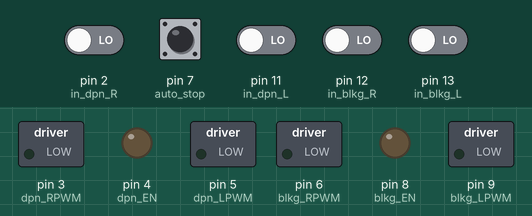
Bench run of a sketch on a simulated Arduino Uno, built with avr-gcc and run on an emulated ATmega328P. Parts: switched loads named in the sketch (green lamp = pin HIGH), output pins drawn as LEDs (lit = HIGH). Inputs (shaded band) come from the test bench; at power-on: pin 2 (in_dpn_R), pin 7 (auto_stop), pin 11 (in_dpn_L), pin 12 (in_blkg_R), pin 13 (in_blkg_L) LOW.

Above: at 2.2 s.
2.3 s: pin 2 (in_dpn_R) driven HIGH
At 3.4 s:
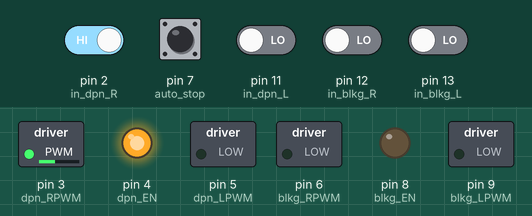
3.8 s: pin 11 (in_dpn_L) driven HIGH
At 4.8 s:
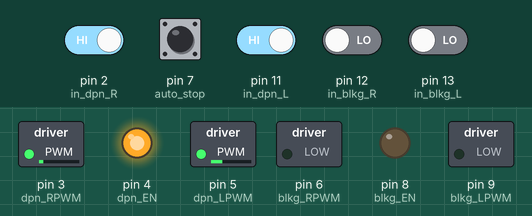
5.3 s: pin 12 (in_blkg_R) driven HIGH
At 5.7 s:
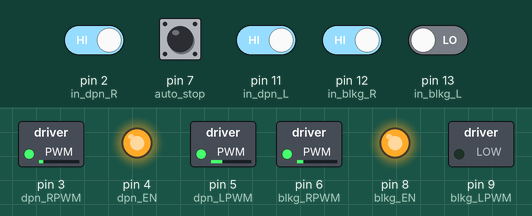
6.8 s: pin 7 (auto_stop) pulled HIGH for 0.15 s
At 6.97 s:
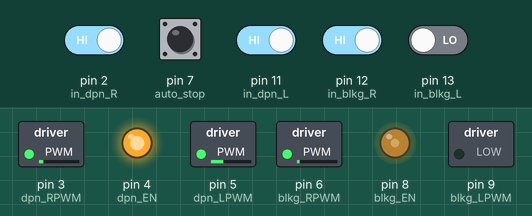
8.5 s: pin 13 (in_blkg_L) driven HIGH
At 8.9 s:
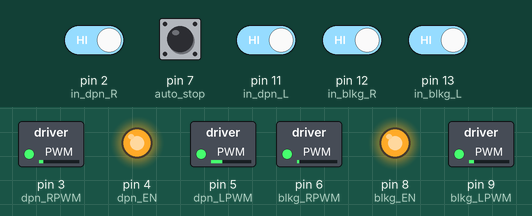
10.0 s: pin 7 (auto_stop) pulled HIGH for 1 s
At 10.8 s:
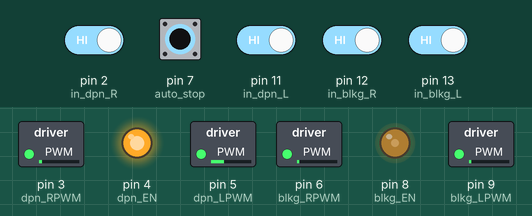
Timing chart, 0 to 13.0 s (numbered marks = the images above; inputs shaded):
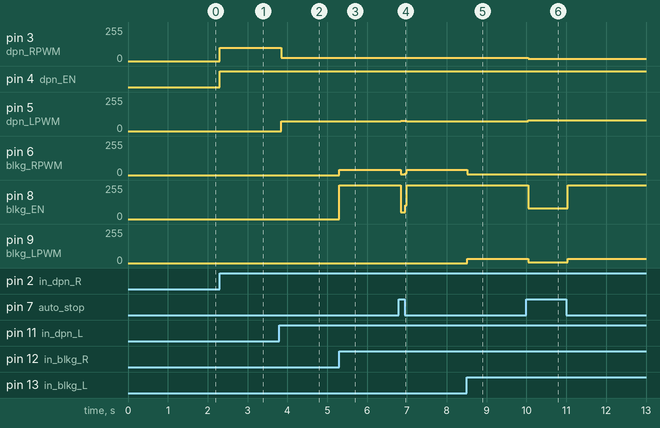

Measured:
- after the input at 2.3 s, pin 3 (dpn_RPWM): 0/255 → 100/255 at once; pin 4 (dpn_EN): LOW → HIGH at once
- after the input at 3.8 s, pin 3 (dpn_RPWM): 100/255 → 26/255 at once; pin 5 (dpn_LPWM): 0/255 → 72/255 at once
- after the input at 5.3 s, pin 6 (blkg_RPWM): 0/255 → 40/255 at once; pin 8 (blkg_EN): 0/255 → 255/255 at once
- after the input at 6.8 s, pin 5 (dpn_LPWM): 72/255 → 78/255 at once, → 72/255 0.16 s later; pin 6 (blkg_RPWM): 40/255 → 7/255 at once, → 40/255 0.12 s later; pin 8 (blkg_EN): 255/255 → 50/255 at once, → 255/255 0.12 s later
- after the input at 8.5 s, pin 6 (blkg_RPWM): 40/255 → 7/255 at once; pin 9 (blkg_LPWM): 0/255 → 31/255 at once
- after the input at 10.0 s, pin 3 (dpn_RPWM): 26/255 → 18/255 at once; pin 5 (dpn_LPWM): 72/255 → 82/255 at once; pin 8 (blkg_EN): 255/255 → 82/255 at once, → 255/255 1.0 s later; pin 9 (blkg_LPWM): 31/255 → 6/255 at once, → 31/255 1.0 s later

The sketch:

motor_kontrol.ino
```cpp
//PWM = 3, 5, 6, 9, 10, 11 ; 5&6
//Non-PWM = 0, 1, 2, 4, 7, 8, 12, 13

//R_EN and L_EN using the same pin

//pin D7 use for receiving signal from us_modul to
//stopping motor automatically
#define auto_stop 7

//Motor Depan
#define dpn_RPWM 3
#define dpn_EN 4
#define dpn_LPWM 5

//Motor Belakang
#define blkg_RPWM 6
#define blkg_EN 8
#define blkg_LPWM 9

//Input Raspi
#define in_dpn_R 2
#define in_dpn_L 11

#define in_blkg_R 12
#define in_blkg_L 13

int i;

void setup() {
  Serial.begin(9600);

  //Setting Mode Pin
  pinMode(dpn_RPWM, OUTPUT);
  pinMode(dpn_EN, OUTPUT);
  pinMode(dpn_LPWM, OUTPUT);

  pinMode(blkg_RPWM, OUTPUT);
  pinMode(blkg_EN, OUTPUT);
  pinMode(blkg_LPWM, OUTPUT);

  pinMode(in_dpn_R, INPUT);
  pinMode(in_dpn_L, INPUT);

  pinMode(in_blkg_R, INPUT);
  pinMode(in_blkg_L, INPUT);

  //Setting awal pin LOW
  digitalWrite(dpn_EN, LOW);
  analogWrite(dpn_RPWM, 0);
  analogWrite(dpn_LPWM,0);

  digitalWrite(blkg_EN, LOW);
  analogWrite(blkg_RPWM, 0);
  analogWrite(blkg_LPWM, 0);

  delay(1000);
}

void loop() {
  int status_kanan = digitalRead(in_dpn_R);
  int status_kiri = digitalRead(in_dpn_L);
  int status_maju = digitalRead(in_blkg_R);
  int status_mundur = digitalRead(in_blkg_L);
  int status_auto_stop = digitalRead(auto_stop);

  if(status_kanan == HIGH){
    kanan();
  }

  if(status_kiri == HIGH){
    kiri();
  }

  if(status_kanan == LOW && status_kiri == LOW){
    dpn_diam();
  }

  if(status_maju == HIGH){
    maju();
  }

  if(status_mundur == HIGH){
    mundur();
  }

  if(status_maju == LOW && status_mundur == LOW){
    blkg_diam();
  }

  if(status_auto_stop == HIGH){
    blkg_diam();
  }
}

/*
 * Gerakan roda depan -----------------------------------
 */
void kanan(){
  digitalWrite(dpn_EN, HIGH);
  analogWrite(dpn_RPWM, 100);
  analogWrite(dpn_LPWM, 0);
}

void kiri(){
  digitalWrite(dpn_EN, HIGH);
  analogWrite(dpn_RPWM, 0);
  analogWrite(dpn_LPWM, 100);
}

/*
 * Gerakan roda belakang --------------------------------
 */

void maju(){
  digitalWrite(blkg_EN, HIGH);
  analogWrite(blkg_RPWM, 40);
  analogWrite(blkg_LPWM, 0);
}

void mundur(){
  digitalWrite(blkg_EN, HIGH);
  analogWrite(blkg_RPWM, 0);
  analogWrite(blkg_LPWM, 40);
}

/*
 * Stop ----------------------------------------------
 */

void dpn_diam(){
  digitalWrite(dpn_EN, LOW);
  analogWrite(dpn_RPWM, 0);
  analogWrite(dpn_LPWM, 0);
}

void blkg_diam(){
  digitalWrite(blkg_EN, LOW);
  analogWrite(blkg_RPWM, 0);
  analogWrite(blkg_LPWM, 0);
}
```
